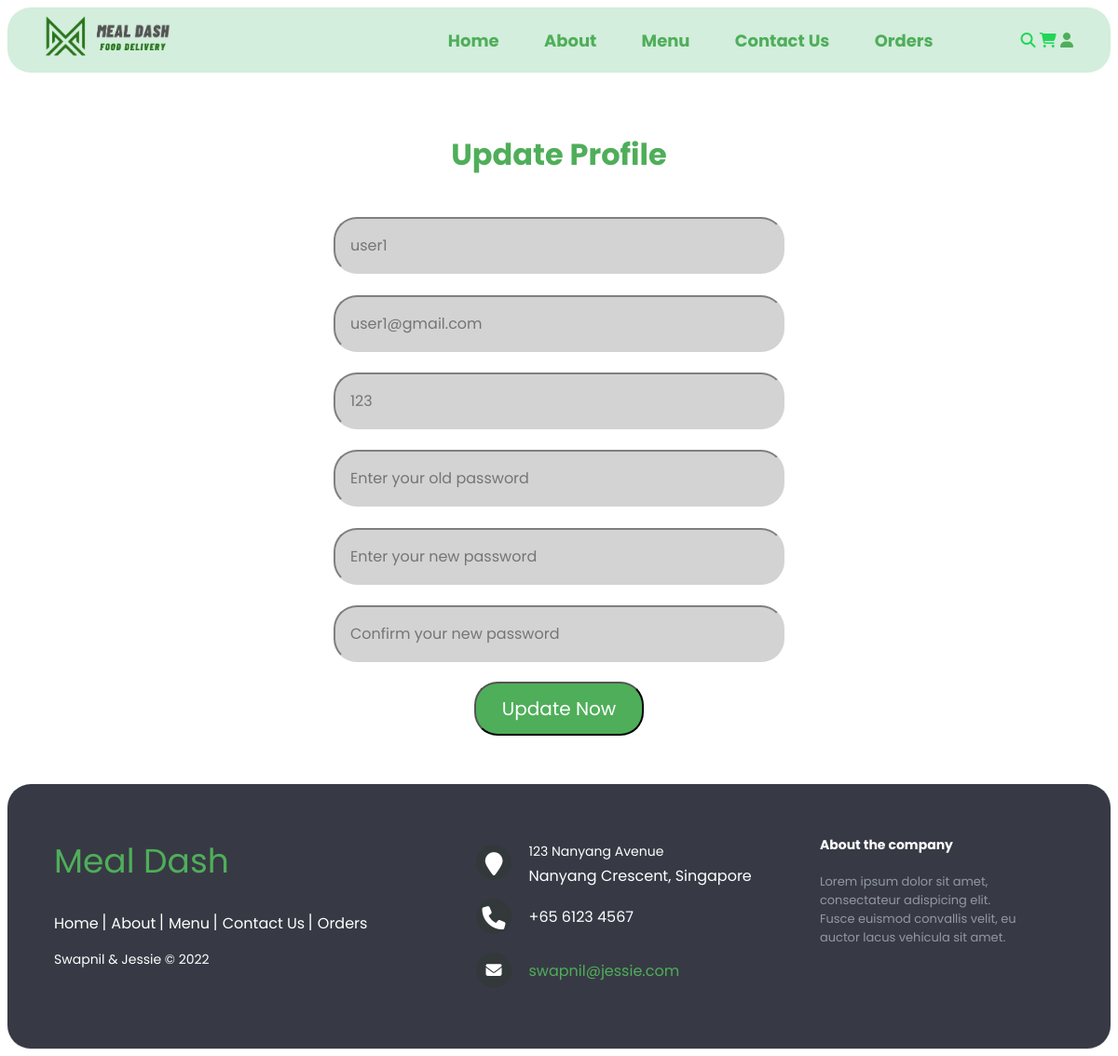
The page /update_profile.php (signed in) on the database its author committed.
### tables this page shows
CREATE TABLE users (
  id INT(100) UNSIGNED NOT NULL AUTO_INCREMENT PRIMARY KEY,
  name varchar(20) NOT NULL,
  email varchar(50) NOT NULL,
  number varchar(10) NOT NULL,
  password varchar(50) NOT NULL,
  address varchar(500) NOT NULL
);

### update_profile.php (the view, shortened to what this page needs)
<?php
include 'components/connect.php';
?>
<!DOCTYPE html>
<html lang="en">
<head>
   <link rel="stylesheet" href="https://cdnjs.cloudflare.com/ajax/libs/font-awesome/6.1.1/css/all.min.css">
   <link rel="stylesheet" href="css/stylesheet.css">
</head>
<body>
<?php include 'components/nav_header.php'; ?>
<section class="form-container update-form">
   <form action="" method="post">
      <h3>Update Profile</h3>
      <input type="text" name="name" placeholder="<?= $fetch_profile['name']; ?>" class="box" maxlength="50">
      <input type="email" name="email" placeholder="<?= $fetch_profile['email']; ?>" class="box" maxlength="50" oninput="this.value = this.value.replace(/\s/g, '')">
      <input type="number" name="number" placeholder="<?= $fetch_profile['number']; ?>"" class="box" min="0" max="9999999999" maxlength="10">
      <input type="password" name="old_pass" placeholder="Enter your old password" class="box" maxlength="50" oninput="this.value = this.value.replace(/\s/g, '')">
      <input type="password" name="new_pass" placeholder="Enter your new password" class="box" maxlength="50" oninput="this.value = this.value.replace(/\s/g, '')">
      <input type="password" name="confirm_pass" placeholder="Confirm your new password" class="box" maxlength="50" oninput="this.value = this.value.replace(/\s/g, '')">
      <input type="submit" value="update now" name="submit" class="btn">
   </form>
</section>
<?php include 'components/footer.php'; ?>
</body>
</html>

### css/stylesheet.css (style rules this page uses)
* { font-family: 'Poppins', sans-serif; }
.form-container { display: flex; align-items: center; }
.form-container form { margin:0 auto; max-width: 40rem; padding:2rem; text-align: center; }
.form-container form h3 { font-size: 2rem; color: #4FAE5A; margin-bottom: 2rem; }
.form-container form .box { margin:.7rem 0; width: 70%; padding:1rem; font-size: 1rem; background-color: lightgrey; border-radius: 25px; border-color: lightgrey; }
.form-container form .btn { margin-top: 10px; margin-bottom: 20px; display: inline-block; font-size: 20px; padding: 12px 28px; cursor: pointer; text-transform: capitalize; background-color: #4FAE5A; color: white; text-decoration: underline solid transparent; transition: 0.2s linear; border-radius: 25px; }

### rows shown on the page
users: name "user1", email "user1@gmail.com", number "123"
